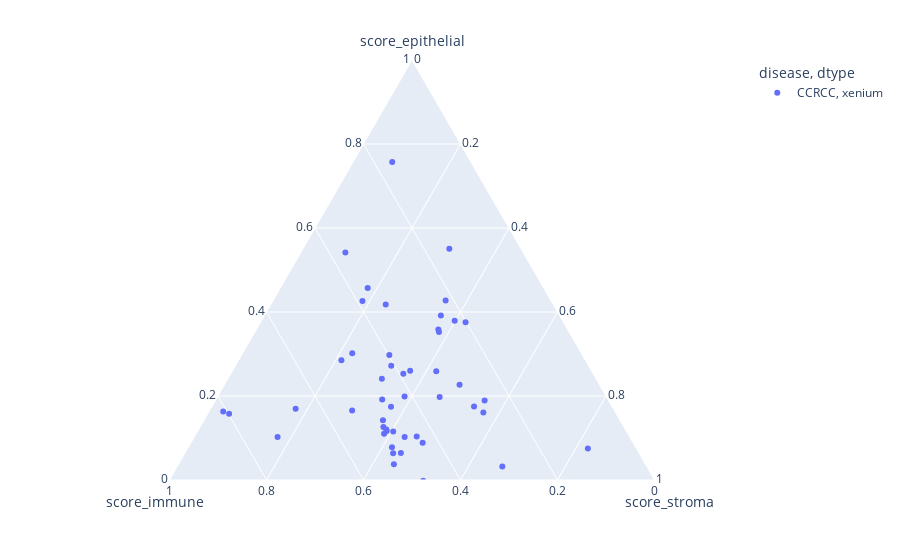

Write notebook code for a chart like this one.
### Code cell
fig = px.scatter_ternary(df[df['disease']=='CCRCC'], a="score_epithelial", b="score_immune", c="score_stroma",
                         color='disease', symbol='dtype')
fig
